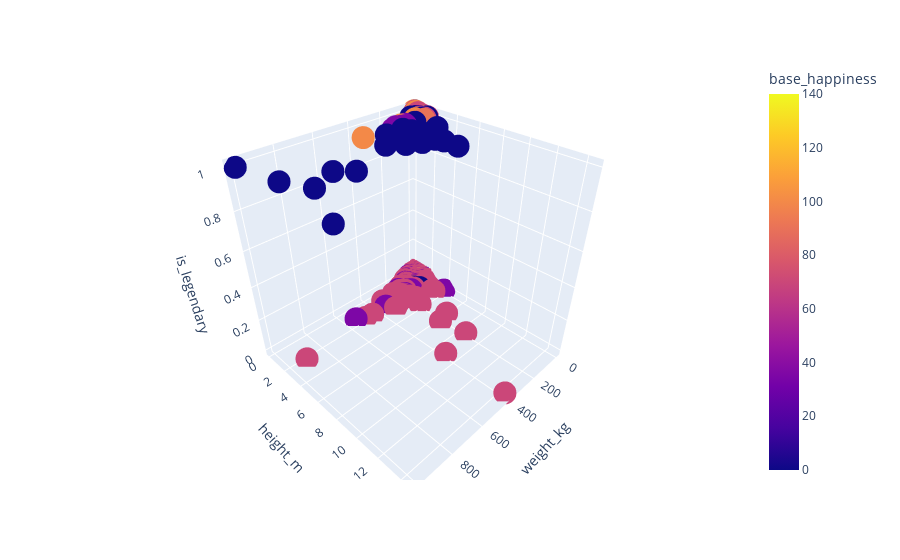

This figure's notebook cell:
### Code cell
fig = px.scatter_3d(df, x='weight_kg', y='height_m', z='is_legendary',
              color='base_happiness')
fig.show()

### Figure 1 — Plotly figure (JSON) as saved in the notebook; plotly's stock layout.template omitted (floating-point values rounded to 4 significant figures; data arrays with more than 128 entries replaced by an {"elided": "..."} marker saying what was removed)
{"data": [{"hovertemplate": "weight_kg=%{x}<br>height_m=%{y}<br>is_legendary=%{z}<br>base_happiness=%{marker.color}<extra></extra>", "legendgroup": "", "marker": {"color": {"elided": "801 int values"}, "coloraxis": "coloraxis", "symbol": "circle"}, "mode": "markers", "name": "", "scene": "scene", "showlegend": false, "type": "scatter3d", "x": {"elided": "801 float values"}, "y": {"elided": "801 float values"}, "z": {"elided": "801 int values"}}], "layout": {"coloraxis": {"colorbar": {"title": {"text": "base_happiness"}}, "colorscale": [[0, "#0d0887"], [0.1111, "#46039f"], [0.2222, "#7201a8"], [0.3333, "#9c179e"], [0.4444, "#bd3786"], [0.5556, "#d8576b"], [0.6667, "#ed7953"], [0.7778, "#fb9f3a"], [0.8889, "#fdca26"], [1, "#f0f921"]]}, "legend": {"tracegroupgap": 0}, "margin": {"t": 60}, "scene": {"domain": {"x": [0, 1], "y": [0, 1]}, "xaxis": {"title": {"text": "weight_kg"}}, "yaxis": {"title": {"text": "height_m"}}, "zaxis": {"title": {"text": "is_legendary"}}}}}
